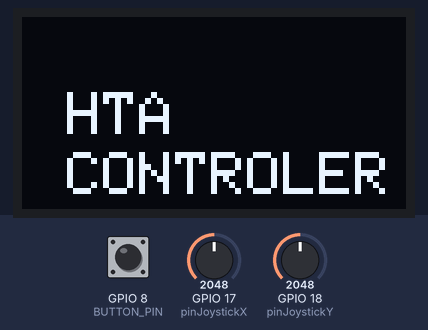
The sketch below on a simulated ESP32-S3. On the bench: 128×64 one-colour display. The test bench sets the inputs (shaded band); at power-on: GPIO 8 (BUTTON_PIN) HIGH, GPIO 17 (pinJoystickX) = 2048, GPIO 18 (pinJoystickY) = 2048. What the sketch prints to the serial monitor is not drawn.

Above: at 6.1 s.
At 8.1 s:
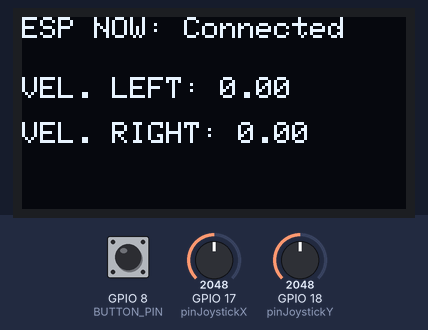

The sketch:

HTAContoller.ino
```cpp
/**
 * @file HTAController.ino
 * @brief BLE Joystick Controller for Remote Motor System (Client)
 *
 * This program runs on an ESP32 and acts as a BLE client.
 * It reads user input from two analog joysticks:
 *  - One joystick provides direction (X and Y axes)
 *  - The other provides throttle (speed control)
 *
 * The system calculates left/right motor PWM values based on joystick input,
 * then sends them via BLE to a server device.
 * It also receives encoder velocity feedback from the server via BLE notifications.
 *
 * Dependencies:
 *  - CBLEClientModule.h/cpp
 *  - CJoystick.h/cpp
 *
 * Author: [Your Name]
 * Date: [YYYY-MM-DD]
 */

#include "CESPNowControler.h"
#include "CJoystick.h"
#include "CDisplay.h"

#define BUTTON_PIN 8

// Define pins for the joysticks
uint8_t pinJoystickX = 17; // X-axis: Left/Right
uint8_t pinJoystickY = 18; // Y-axis: Forward/Backward


// Create joystick instances:
CJoystick JoystickLeft;
CJoystick JoystickRight;

//variables to work with Joystick data
int rawX = 0;
int rawY = 0;
int throttleENA = 0;
int throttleENB = 0;

//variables to get Encoder Values
float encoderLeft = 0;
float encoderRight = 0;

// Stores the most recently received encoder velocity from the server
CESPNowControler ESPNowControler;

CDisplay HTAdisplay;
bool connection = false; //check if ESP NOW Connection works

void setup() {
  Serial.begin(115200);
  delay(6000);
  ESPNowControler.setup();
  HTAdisplay.setup(&ESPNowControler);
  pinMode(BUTTON_PIN, INPUT_PULLUP); // internen Pullup aktivieren
}

void loop() {
  testEspNowLoop();
  //delay(600);

}


void testEspNowLoop(){

  if (digitalRead(BUTTON_PIN) == LOW) { // Taster gedrückt (gegen GND)
    ESPNowControler.reconnect();
  }

  rawX = JoystickLeft.getRawX(pinJoystickX);
  rawY = JoystickRight.getRawY(pinJoystickY);
  throttleENA = JoystickLeft.getLeftValue(rawX);
  throttleENB = JoystickRight.getRightValue(rawY);

  encoderLeft = ESPNowControler.getEncoderLeft();
  encoderRight = ESPNowControler.getEncoderRight();

  ESPNowControler.sendJoystickData(throttleENA, throttleENB);

  connection = ESPNowControler.connectionCheck();
  HTAdisplay.showStatusScreen(encoderLeft,encoderRight,connection);      // Hauptanzeige mit Status + Werten

  Serial.print("encoderLeft:");
  Serial.print(encoderLeft);
  Serial.print("encoderRight:");
  Serial.println(encoderRight);

}

void funktion() {
  Serial.println("Taste gedrückt -> Funktion aufgerufen!");
  // hier dein Code
}
```

CDisplay.cpp
```cpp
#include "CDisplay.h"
#include "CESPNowControler.h"
#include <Wire.h>
#include <Adafruit_SSD1306.h>


#define SCREEN_WIDTH 128
#define SCREEN_HEIGHT 64
#define OLED_ADDR     0x3C


CDisplay::CDisplay()
  : display(SCREEN_WIDTH, SCREEN_HEIGHT, &Wire, -1) // Initialisierungsliste
{
  now = 0;
  startTime = 0;
  startDisplayDelay = 2000;
  controller = nullptr;
}


void CDisplay::setup(CESPNowControler* ptr) {
  controller = ptr;
  Wire.begin(4, 5);  // SDA, SCL


  if (!display.begin(SSD1306_SWITCHCAPVCC, 0x3C)) {
    Serial.println("Display init failed!");
    return;
  }

  startTime = millis();
  now = 0;
  showSetupScreen();     // Zeige Startbildschirm

  while (!controller->connectionCheck() || now < startTime + startDisplayDelay) {
    now = millis();
  }

  display.clearDisplay();  // Danach Anzeige löschen
}


// === Startbildschirm anzeigen ===
void CDisplay::showSetupScreen() {
  display.clearDisplay();
  display.setTextSize(2);
  display.setTextColor(WHITE);
  display.setCursor(15, 25);
  display.println("HTA");
  display.setCursor(15, 45);
  display.println("CONTROLER");
  display.display();
}

// === Statusanzeige mit ESP-NOW + VEL. LEFT/RIGHT ===
void CDisplay::showStatusScreen(float encoderLeft, float encoderRight, bool connection) {
  display.clearDisplay();
  display.setTextSize(1);
  display.setTextColor(WHITE);

  display.setCursor(0, 0);
  display.print("ESP NOW: ");
  display.println(connection ? "Connected" : "Not Connected");

  display.setCursor(0, 20);
  display.print("VEL. LEFT: ");
  display.print(encoderLeft, 2);

  display.setCursor(0, 35);
  display.print("VEL. RIGHT: ");
  display.print(encoderRight, 2);

  display.display();
}
```

CDisplay.h
```cpp
#ifndef CDISPLAY_H
#define CDISPLAY_H

#include <Adafruit_SSD1306.h>

// Vorwärtsdeklaration – damit der Compiler den Typ kennt
class CESPNowControler;

class CDisplay {
  public:
    CDisplay();
    void setup(CESPNowControler* ptr);
    void showSetupScreen();
    void showStatusScreen(float encoderLeft, float encoderRight, bool connection);

  private:
    Adafruit_SSD1306 display;
    CESPNowControler* controller;
    int now;
    int startTime;
    int startDisplayDelay;
};

#endif
```

CESPNowControler.cpp
```cpp
#include "CESPNowControler.h"
#include <esp_now.h>
#include <WiFi.h>

CESPNowControler::CESPNowControler(){
  uint8_t addr[6] = {0x34, 0xcd, 0xb0, 0x19, 0xbf, 0xdc};
  memcpy(broadcastAddress, addr, 6);
}

CESPNowControler* CESPNowControler::instance = nullptr;

void CESPNowControler::OnDataSent(const wifi_tx_info_t *info, esp_now_send_status_t status) {
  Serial.print("\r\nDelivery Status:\t");
  Serial.println(status == ESP_NOW_SEND_SUCCESS ? "Delivery Successfully" : "Delivery Fail");
  if (status == ESP_NOW_SEND_SUCCESS) {
    Serial.println("Delivery Success :)");
  } else {
    Serial.println("Delivery Fail :(");
  }
}

void CESPNowControler::OnDataRecv(const esp_now_recv_info_t *recv_info, const uint8_t *data, int data_len) {
  if (instance && data_len == sizeof(struct_message)) {
    memcpy(&instance->Encoder_data, data, sizeof(instance->Encoder_data));
    instance->Encoder_left = instance->Encoder_data.left;
    instance->Encoder_right = instance->Encoder_data.right;
  }
}


void CESPNowControler::setup() {

  WiFi.mode(WIFI_STA);
  instance = this;

  if (esp_now_init() != ESP_OK) {
    //Serial.println("Error initializing ESP-NOW");
    return;
  }

  esp_now_register_send_cb(OnDataSent);

  memcpy(peerInfo.peer_addr, broadcastAddress, 6);
  peerInfo.channel = 0;
  peerInfo.encrypt = false;

  if (esp_now_add_peer(&peerInfo) != ESP_OK){
    //Serial.println("Failed to add peer");
    return ;
  }

  esp_now_register_recv_cb(OnDataRecv);

}

void CESPNowControler::sendJoystickData(int throttleENA,int throttleENB) {
  Joystick_data.ena = throttleENA;
  Joystick_data.enb = throttleENB;

  result = esp_now_send(broadcastAddress, (uint8_t *) &Joystick_data, sizeof(Joystick_data));
}

bool CESPNowControler::connectionCheck(){

    if (result == ESP_OK) {
    //Serial.println("Sent Successfully");
    return true;
  }
  else {
    //Serial.println("Error sending the data");
    return false;
  }
}

float CESPNowControler::getEncoderLeft(){
  return Encoder_data.left;
}

float CESPNowControler::getEncoderRight(){
  return Encoder_data.right;
}

// ---- in CESPNowControler.cpp ----
bool CESPNowControler::reconnect() {
  // Bestehende ESP-NOW-Instanz sauber neu aufsetzen
  // 1) Deinit (ignorieren, wenn bereits aus)
  esp_now_deinit();
  delay(10);

  // 2) WLAN-Stack in Station-Mode sauber starten
  WiFi.disconnect(true, true);
  WiFi.mode(WIFI_STA);
  delay(10);

  // 3) ESP-NOW neu initialisieren
  if (esp_now_init() != ESP_OK) {
    // Serial.println("ESP-NOW init failed");
    return false;
  }

  // 4) Callbacks neu registrieren
  esp_now_register_send_cb(OnDataSent);
  esp_now_register_recv_cb(OnDataRecv);

  // 5) Peer (zur Sicherheit) neu setzen
  memset(&peerInfo, 0, sizeof(peerInfo));
  memcpy(peerInfo.peer_addr, broadcastAddress, 6);
  peerInfo.channel = 0;
  peerInfo.encrypt = false;

  // Falls Peer schon existiert, entfernen ignorieren wir hier (idempotent genug für die meisten Fälle)
  // esp_now_del_peer(broadcastAddress);

  if (esp_now_add_peer(&peerInfo) != ESP_OK) {
    // Serial.println("Add peer failed");
    return false;
  }

  // Letztes Ergebnis zurücksetzen/neutralisieren
  result = ESP_OK;
  return true;
}
```

CESPNowControler.h
```cpp
#ifndef CESPNOWCONTROLER_H
#define CESPNOWCONTROLER_H

#include <esp_now.h>
#include <WiFi.h>

typedef struct struct_message {
  float left;
  float right;
  int ena;
  int enb;
} struct_message;

class CESPNowControler{
  public:
    CESPNowControler();
    static void OnDataSent(const wifi_tx_info_t *info, esp_now_send_status_t status);
    static void OnDataRecv(const esp_now_recv_info_t *recv_info, const uint8_t *data, int data_len);
    void setup();
    bool connectionCheck();
    void sendJoystickData(int throttleENA,int throttleENB);
    float getEncoderLeft();
    float getEncoderRight();
    bool reconnect();

  private:
    static CESPNowControler* instance;
    uint8_t broadcastAddress[6];
    float Encoder_left;
    float Encoder_right;

    struct_message Encoder_data;
    struct_message Joystick_data;
    esp_now_peer_info_t peerInfo;
    esp_err_t result;
};
#endif
```

CJoystick.cpp
```cpp
/**
 * @file CJoystick.cpp
 * @brief Implementation of the CJoystick class for analog joystick handling.
 *
 * This class provides functionality to read directional and throttle inputs
 * from analog joysticks. It computes motor control signals based on these
 * inputs using differential steering logic. The output consists of two
 * PWM values for left and right motors.
 *
 * Author: [Your Name]
 * Date: [YYYY-MM-DD]
 */

#include "CJoystick.h"

// Constructor: Initializes the joystick pins and internal variables
CJoystick::CJoystick() {


  // Initialize raw input variables
  rawThrottle = 0;
  rawX = 0;
  rawY = 0;

  valueLeft = 0;
  valueRight = 0;

  // Initialize processed values
  forwardBackward = 0;
  leftRight = 0;
  throttle = 0;

  // Initialize motor output values
  leftMotorPower = 0;
  rightMotorPower = 0;
  pwmLeft = 0;
  pwmRight = 0;

}

int CJoystick::getRawX(uint8_t pinJoystickX) {
  rawX = analogRead(pinJoystickX);        // Read throttle potentiometer
  return rawX;
}

int CJoystick::getRawY(uint8_t pinJoystickY) {
  rawY = analogRead(pinJoystickY);        // Read throttle potentiometer
  return rawY;
}

int CJoystick::getLeftValue(int rawX) {

  if (rawX <= 1000){
    valueLeft = map(rawX, 0, 1000, -255, 0);
  }
  else if (rawX > 1100){
    valueLeft = map(rawX, 1150, 4095, 0, 255);
  }
  else valueLeft = 0;

  //valueLeft = map(rawX, 0, 4095, -255, 255);
  return valueLeft;
}

int CJoystick::getRightValue(int rawY) {

  if (rawY <= 1000){
    valueRight = map(rawY, 0, 1000, -255, 0);
  }
  else if (rawY > 1100){
    valueRight = map(rawY, 1150, 4095, 0, 255);
  }
  else valueRight = 0;

  //valueRight = map(rawY, 0, 4095, -255, 255);

  return valueRight;
}

/*
int8_t CJoystick::getAnglePercentageX(int rawX) {

  if (rawX < 1000){
    AnglePercX = map(rawX, 0, 1000, -100, 0);
  }
  else if (rawX > 1100){
    AnglePercX = map(rawX, 1150, 4095, 0, 100);
  }
  else AnglePercX = 0;

  return AnglePercX;
}

int8_t CJoystick::getAnglePercentageY(int rawY) {

  if (rawY < 1000){
    AnglePercY = map(rawY, 0, 1000, -100, 0);
  }
  else if (rawY > 1100){
    AnglePercY = map(rawY, 1150, 4095, 0, 100);
  }
  else AnglePercY = 0;

  return AnglePercY;
}
*/

/*
// Reads the analog throttle input and maps it to a 0–100 scale
uint8_t CJoystick::getVelocityControl(uint8_t pinThrottle) {
  rawThrottle = analogRead(pinThrottle);        // Read throttle potentiometer
  throttle = map(rawThrottle, 0, 4095, 0, 100); // Normalize to percentage
  return throttle;
}

float CJoystick::getRawThrottle(uint8_t pinThrottle) {
  rawThrottle = analogRead(pinThrottle);        // Read throttle potentiometer
  throttle = rawThrottle * 3.3 / 4095.0;
  return throttle;
}

// Reads directional joystick values and maps them to [-100, 100]
int CJoystick::getControlLeftRight(uint8_t pinJoystickX) {
  rawX = analogRead(pinJoystickX);              // Read horizontal movement

  leftRight = map(rawX, 0, 4095, -100, 100);     // Left/Right steering

  return leftRight;                              // Return pointer to direction array
}


// Reads directional joystick values and maps them to [-100, 100]
int CJoystick::getControlForwardBackward(uint8_t pinJoystickY) {
  rawY = analogRead(pinJoystickY);              // Read vertical movement

  forwardBackward = map(rawY, 0, 4095, -100, 100); // Forward/Backward motion

  return forwardBackward;                              // Return pointer to direction array
}


*/

/*
// Computes motor control PWM values from joystick input
uint8_t CJoystick::getMotorControlValueLeft() {
  // Apply differential steering: throttle * (FB ± LR)
  leftMotorPower  = (forwardBackward + leftRight) * throttle / 100;

  // Constrain values to avoid PWM overflow
  leftMotorPower  = constrain(leftMotorPower, -100, 100);

  // Apply a deadzone to avoid motor twitching near zero
  if (abs(leftMotorPower) < 5)  leftMotorPower = 0;

  // Convert to absolute PWM values in range [0, 255]
  pwmLeft  = abs(leftMotorPower) * 255 / 100;

  return pwmLeft;                          // Return pointer to PWM array
}

// Computes motor control PWM values from joystick input
uint8_t CJoystick::getMotorControlValueRight() {
  // Apply differential steering: throttle * (FB ± LR)
  rightMotorPower = (forwardBackward - leftRight) * throttle / 100;

  // Constrain values to avoid PWM overflow
  rightMotorPower = constrain(rightMotorPower, -100, 100);

  // Apply a deadzone to avoid motor twitching near zero
  if (abs(rightMotorPower) < 5) rightMotorPower = 0;

  // Convert to absolute PWM values in range [0, 255]
  pwmRight = abs(rightMotorPower) * 255 / 100;

  return pwmRight;                          // Return pointer to PWM array
}

*/
```

CJoystick.h
```cpp
/**
 * @file CJoystick.h
 * @brief Header file for analog joystick input handling.
 *
 * The CJoystick class provides an abstraction for working with one or two
 * analog joysticks on an ESP32. It maps throttle and directional inputs
 * to motor control outputs suitable for PWM-based motor drivers.
 *
 * Inputs:
 *  - Throttle (mapped from analog 0–1023 to 0–100)
 *  - Direction (X and Y axes mapped to -100 to +100)
 *
 * Outputs:
 *  - Motor power values converted to PWM values in the range [0, 255]
 *
 * Author: [Your Name]
 * Date: [YYYY-MM-DD]
 */

#ifndef CJOYSTICK_H
#define CJOYSTICK_H

#include <Arduino.h>

class CJoystick {
  public:
    /**
     * @brief Constructor
     * @param pinX Analog input pin for horizontal movement (left/right)
     * @param pinY Analog input pin for vertical movement (forward/backward)
     * @param pinThrottle Analog input pin for throttle control (e.g., slider or separate joystick)
     */
    CJoystick();

    /*

    uint8_t getVelocityControl(uint8_t pinThrottle);

    int getControlLeftRight(uint8_t pinJoystickX);
    int getControlForwardBackward(uint8_t pinJoystickY);

    float getRawThrottle(uint8_t pinThrottle);


    uint8_t getMotorControlValueLeft();
    uint8_t getMotorControlValueRight();

    */

    int getRawX(uint8_t pinJoystickX);
    int getRawY(uint8_t pinJoystickY);
    //int8_t getAnglePercentageX(int rawX);
    //int8_t getAnglePercentageY(int rawY);
    int getLeftValue(int rawX);
    int getRightValue(int rawY);


  private:
    // Joystick pin assignments
    uint8_t pinJoystickX;     // X-axis input pin
    uint8_t pinJoystickY;     // Y-axis input pin
    uint8_t pinThrottle;      // Throttle input pin

    // Raw analog values from ADC
    float rawThrottle;
    int rawX;
    int rawY;
    int valueLeft;
    int valueRight;

    // Mapped control values (after scaling)
    int8_t forwardBackward;      // Y-direction motion
    int8_t leftRight;            // X-direction motion
    float throttle;             // Throttle percentage (0–100)

    // Internal motor power values (-100 to 100)
    int8_t leftMotorPower;
    int8_t rightMotorPower;

    // Final PWM outputs (0 to 255)
    uint8_t pwmLeft;
    uint8_t pwmRight;

    int8_t AnglePercX;
    int8_t AnglePercY;

};

#endif
```

Measured:
- what the display in image 0 shows lasts 2.0 s, from 6.1 s to 8.1 s
